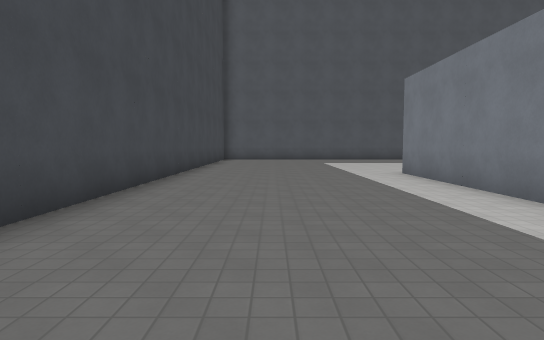
view 1 (above)

24 first-person views from a walk through a level from a Godot 3-D game. The camera is 1.5 m above the floor, tilts 4° down and sees 75° across. The floor is counted in squares, 2 m on a side. Each view is taken from the middle of a square. On the plan, view 1 faces up. The plan holds only what a view shows up to about 11 squares ahead; the rest is blank. The place goes on beyond the plan. Surface patterns are stand-ins for the level's own textures.

view 2
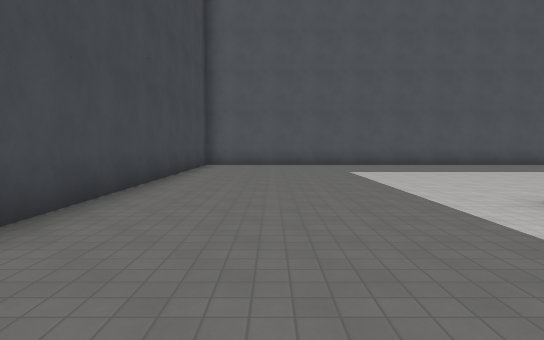

view 3
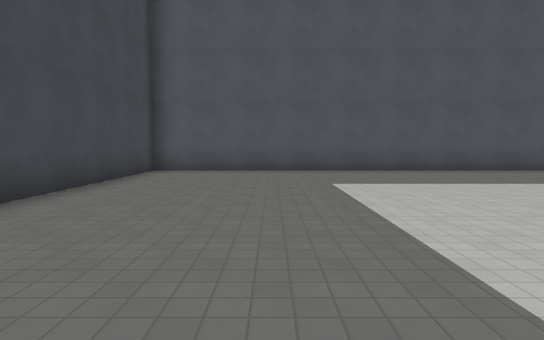

view 4
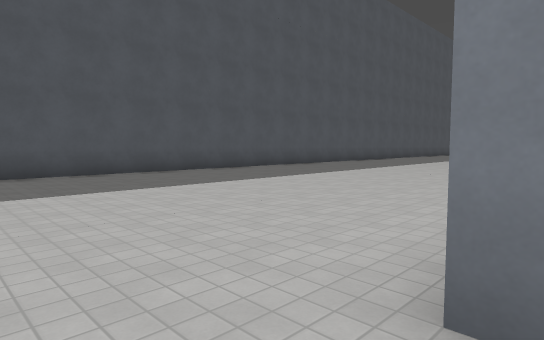

view 5
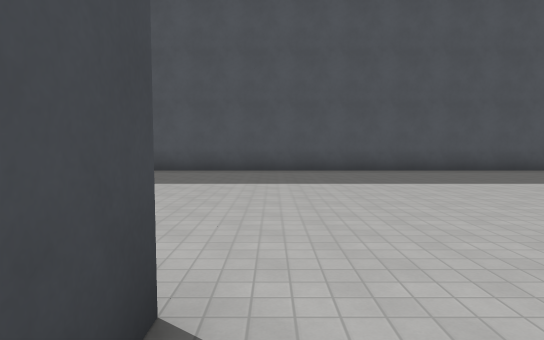

view 6
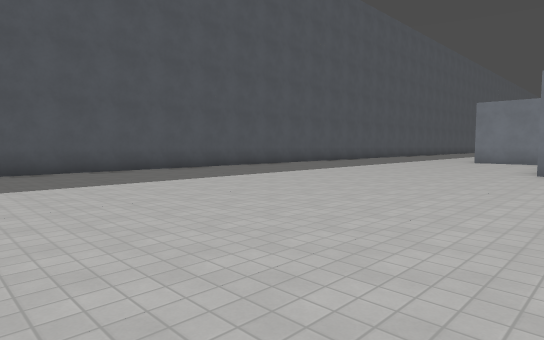

view 7
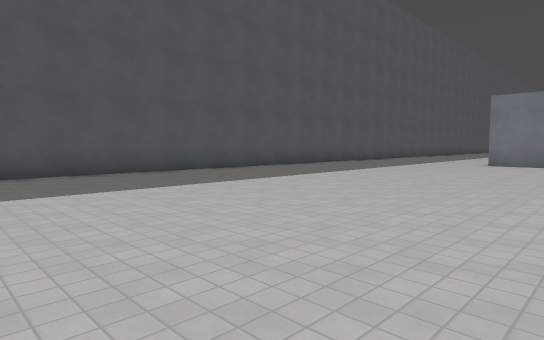

view 8
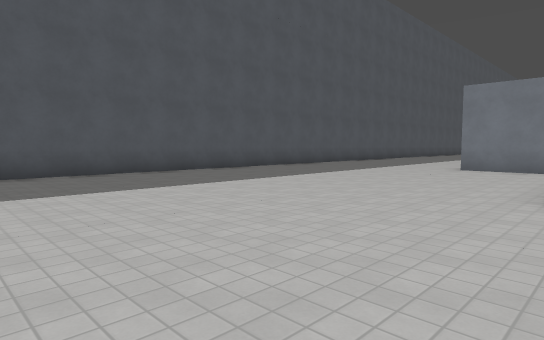

view 9
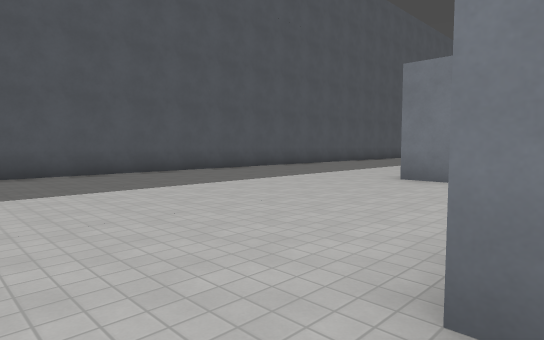

view 10
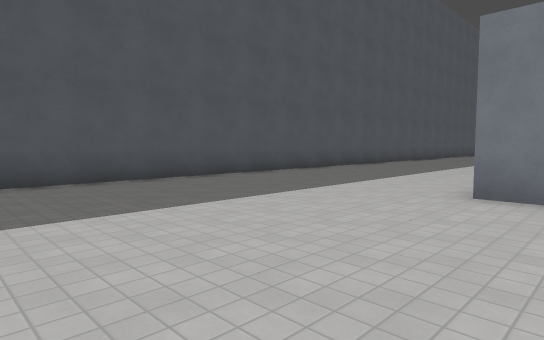

view 11
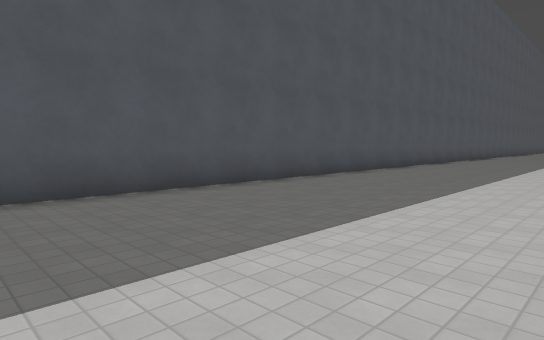

view 12
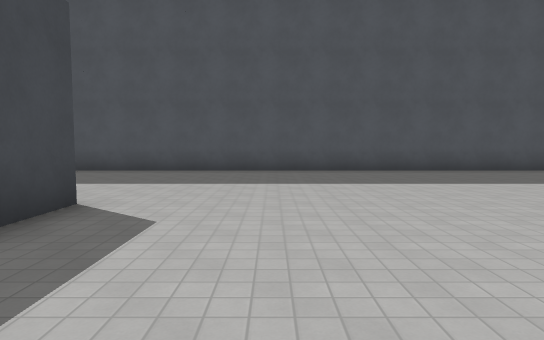

view 13
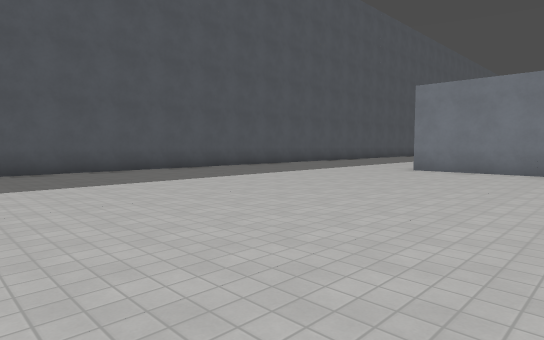

view 14
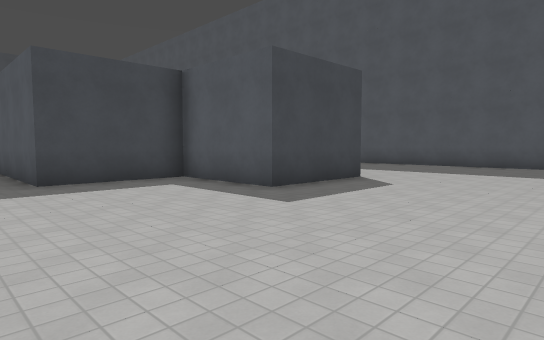

view 15
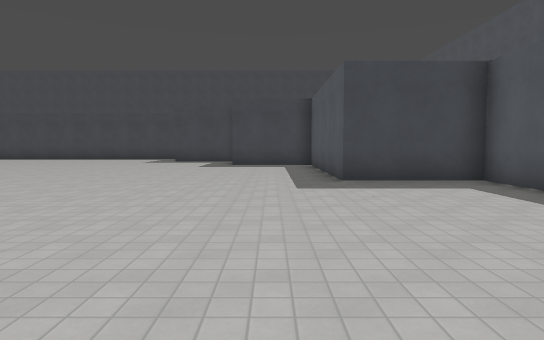

view 16
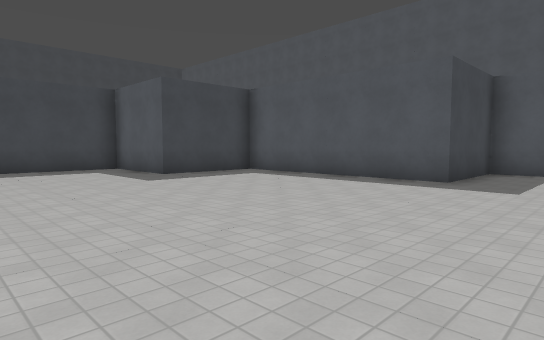

view 17
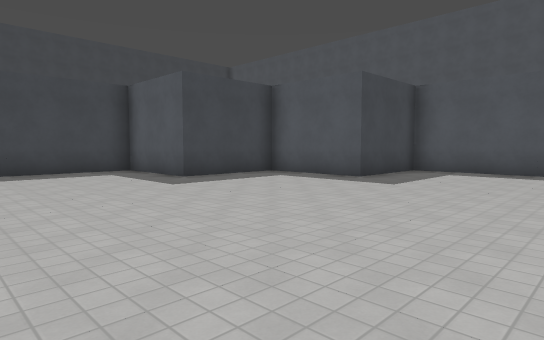

view 18
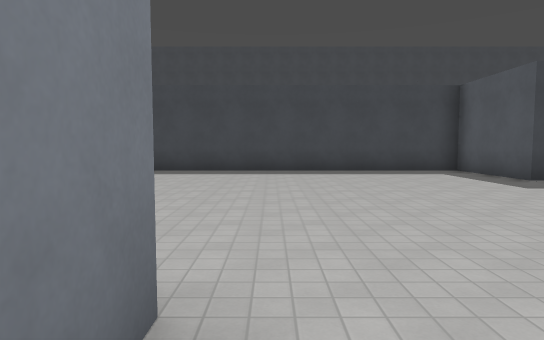

view 19
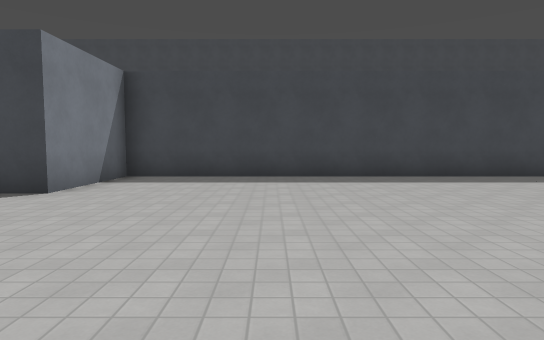

view 20
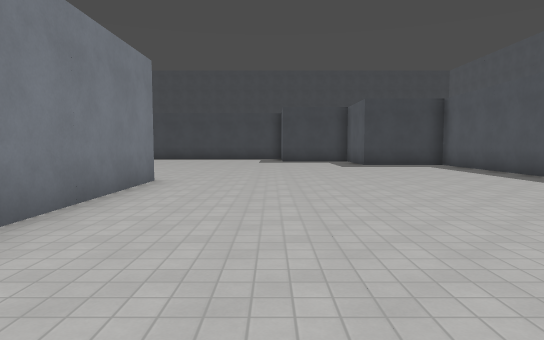

view 21
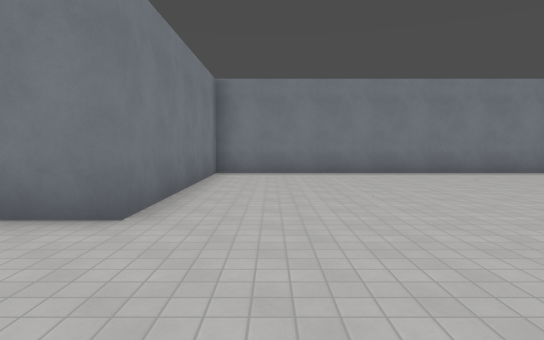

view 22
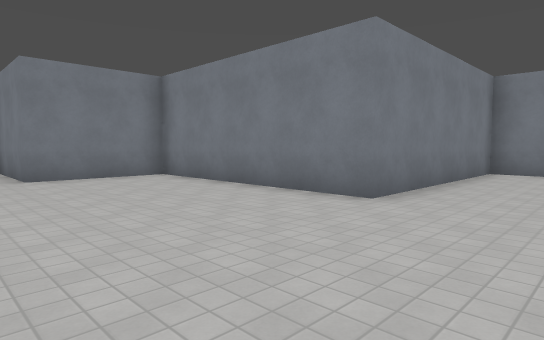

view 23
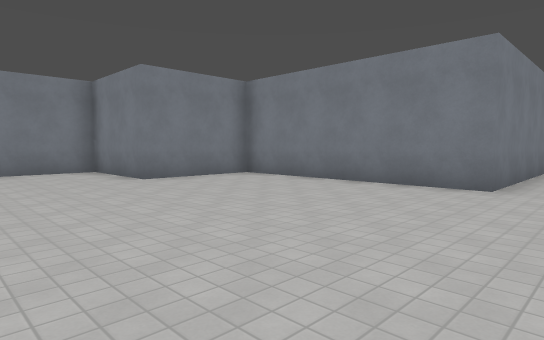

view 24
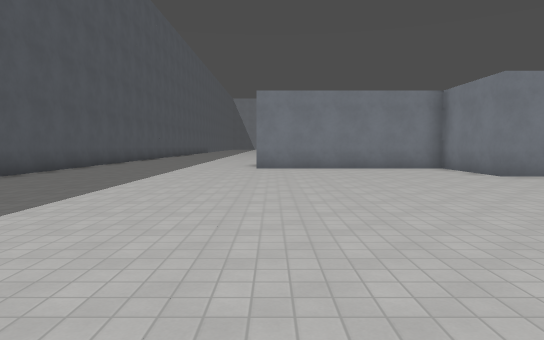

### Floor plan
Points are (right, up) in squares from view 1. A wall is a line through its corners. A room is listed if a view was taken in it or the views show most of it. See-through windows are left out.
Room 1 (views 1, 2, 3, 4, 5, 6, 7, 8, 9, 10, 11, 12, 13, 14, 15, 16, 17, 18, 19, 20, 21, 22, 23, 24)
walls: (24.5, 10.5) (24.5, 12.5); (6.5, 9.5) (6.5, 8.6); (27.5, -2.5) (36.5, -2.5) (36.5, 3.5) (42.5, 3.5) (42.5, 6.5) (45.5, 6.5) (45.5, 7.1); (30.5, 12.5) (30.5, 9.5) (27.5, 9.5) (27.5, 6.5) (21.5, 6.5) (21.5, 3.5) (18.5, 3.5) (18.5, 0.5) (15.5, 0.5) (15.5, -11.5) (16.1, -11.5); (24.5, -5.5) (25.4, -5.5); (3.5, 4.5) (3.5, 9.5); (45.1, 18.5) (-2.5, 18.5) (-2.5, 3.1)

Where each view was taken, in squares from view 1:
view 1: 0 up, 0 right, facing up
view 2: 5 up, 0 right, facing up
view 3: 8 up, 1 right, facing up
view 4: 9 up, 2 right, facing up-right
view 5: 8 up, 7 right, facing up
view 6: 8 up, 8 right, facing up-right
view 7: 9 up, 10 right, facing up-right
view 8: 9 up, 13 right, facing up-right
view 9: 9 up, 17 right, facing up-right
view 10: 11 up, 19 right, facing up-right
view 11: 13 up, 23 right, facing up-right
view 12: 8 up, 33 right, facing up
view 13: 8 up, 35 right, facing up-right
view 14: 5 up, 35 right, facing up-left
view 15: 5 up, 35 right, facing left
view 16: 1 down, 30 right, facing up-left
view 17: 4 down, 26 right, facing up-left
view 18: 5 down, 26 right, facing left
view 19: 8 down, 24 right, facing left
view 20: 0 up, 35 right, facing left
view 21: 7 up, 35 right, facing down
view 22: 8 up, 34 right, facing down-right
view 23: 10 up, 35 right, facing down-right
view 24: 12 up, 34 right, facing right
